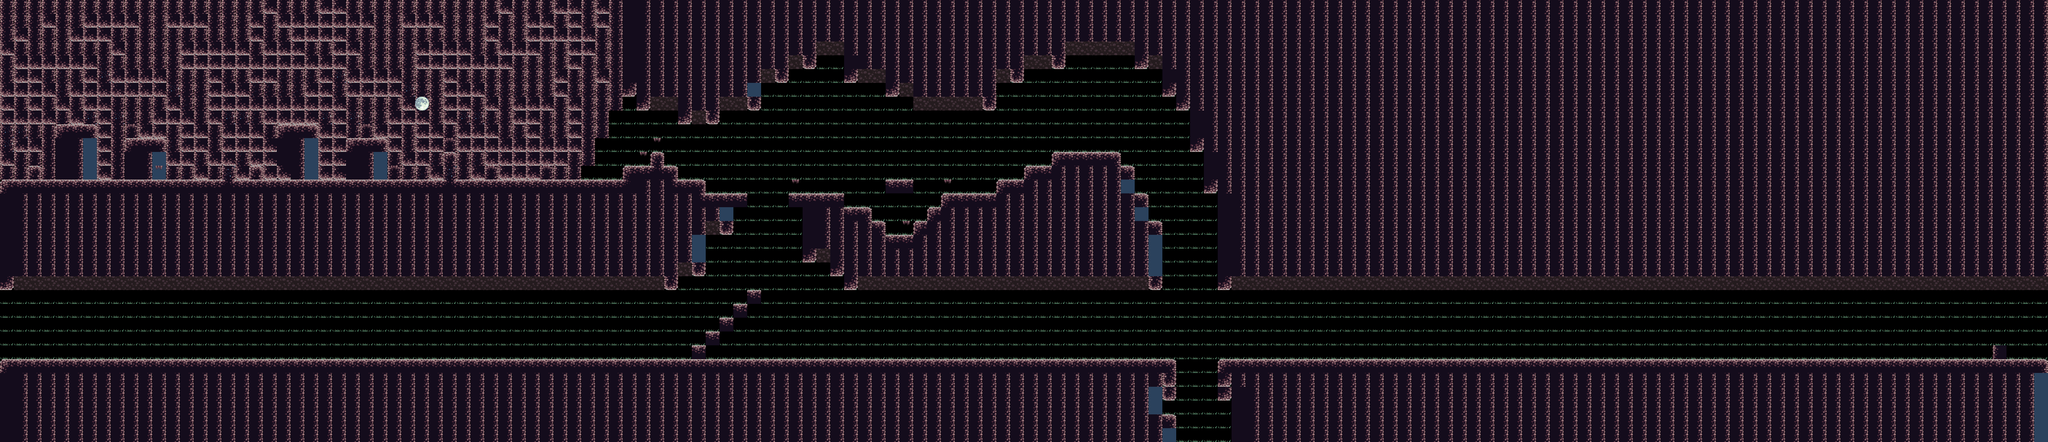

The image is a tile-based game level rendered from a .tmx file. Its description and source (layers, tilesets, objects; grid data summarised) follow:
An orthogonal 148x32 tile map with 32x32 px tiles, 4 tile layers (background, backgroundMain, main, foreground).

<map version="1.0" tiledversion="1.1.1" orientation="orthogonal" renderorder="right-down" width="148" height="32" tilewidth="32" tileheight="32" infinite="0" nextobjectid="1">
 <tileset firstgid="1" source="cave.tsx" />
 <layer name="background" width="148" height="32">
  <data>[4736 cells, 1926 non-empty, 2 distinct tile ids]</data>
 </layer>
 <layer name="backgroundMain" width="148" height="32">
  <data>[4736 cells, 49 non-empty, 6 distinct tile ids]</data>
 </layer>
 <layer name="main" width="148" height="32">
  <data>[4736 cells, 3026 non-empty, 15 distinct tile ids]</data>
 </layer>
 <layer name="foreground" width="148" height="32">
  <data>[4736 cells, 334 non-empty, 7 distinct tile ids]</data>
 </layer>
</map>